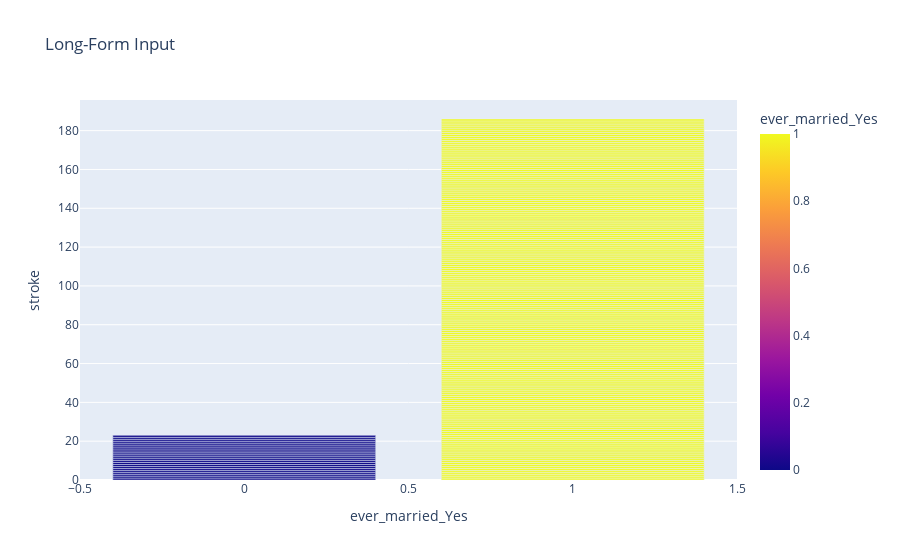

The notebook cell saved with this chart:
### Markdown cell above
## add bar charts instead of scatter

### Code cell
import plotly.express as px

stroke_df_order = stroke_df.sort_values(by=["stroke","ever_married_Yes"])

fig = px.bar(stroke_df_order, x="ever_married_Yes", y="stroke", color="ever_married_Yes", title="Long-Form Input", barmode = 'stack')
fig.show()

### Figure 1 — Plotly figure (JSON) as saved in the notebook; plotly's stock layout.template omitted (floating-point values rounded to 4 significant figures; data arrays with more than 128 entries replaced by an {"elided": "..."} marker saying what was removed)
{"data": [{"alignmentgroup": "True", "hovertemplate": "ever_married_Yes=%{marker.color}<br>stroke=%{y}<extra></extra>", "legendgroup": "", "marker": {"color": {"elided": "4909 int values"}, "coloraxis": "coloraxis", "pattern": {"shape": ""}}, "name": "", "offsetgroup": "", "orientation": "v", "showlegend": false, "textposition": "auto", "type": "bar", "x": {"elided": "4909 int values"}, "xaxis": "x", "y": {"elided": "4909 int values"}, "yaxis": "y"}], "layout": {"barmode": "stack", "coloraxis": {"colorbar": {"title": {"text": "ever_married_Yes"}}, "colorscale": [[0, "#0d0887"], [0.1111, "#46039f"], [0.2222, "#7201a8"], [0.3333, "#9c179e"], [0.4444, "#bd3786"], [0.5556, "#d8576b"], [0.6667, "#ed7953"], [0.7778, "#fb9f3a"], [0.8889, "#fdca26"], [1, "#f0f921"]]}, "legend": {"tracegroupgap": 0}, "title": {"text": "Long-Form Input"}, "xaxis": {"anchor": "y", "domain": [0, 1], "title": {"text": "ever_married_Yes"}}, "yaxis": {"anchor": "x", "domain": [0, 1], "title": {"text": "stroke"}}}}
